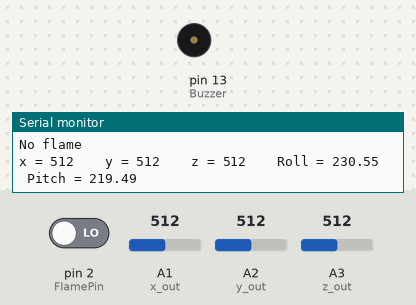
Bench run of a sketch on a simulated Arduino Uno, built with avr-gcc and run on an emulated ATmega328P. Shown: buzzer (waves = sounding, pin HIGH), the last lines printed to the serial monitor. The inputs (shaded band) are chosen by the test bench; at power-on: pin 2 (FlamePin) LOW, A1 (x_out) = 512, A2 (y_out) = 512, A3 (z_out) = 512.

Above: at 1.8 s.
1.9 s: pin 2 (FlamePin) driven HIGH
At 3.1 s:
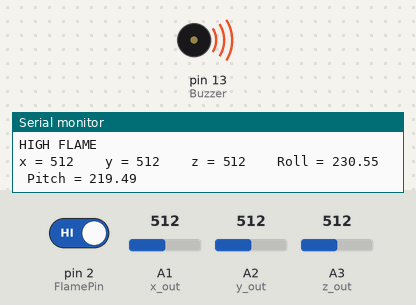
3.5 s: pin 2 (FlamePin) driven LOW
At 4.9 s:
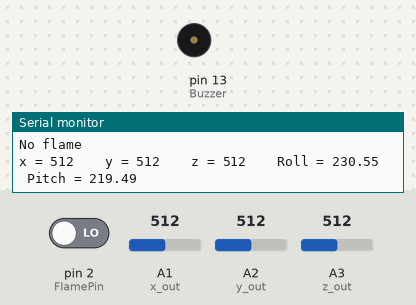
Timing chart, 0 to 6.5 s (numbered marks = the images above; inputs shaded):
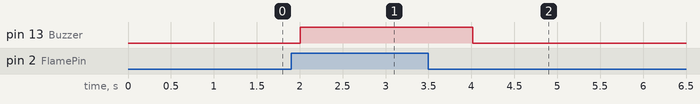

Measured:
- after the input at 1.9 s, pin 13 (Buzzer): LOW → HIGH after 0.11 s
- after the input at 3.5 s, pin 13 (Buzzer): HIGH → LOW after 0.51 s

The sketch:

accelerometer.ino
```cpp
#include <math.h>
const int x_out = A1; /* connect x_out of module to A1 of UNO board */
const int y_out = A2; /* connect y_out of module to A2 of UNO board */
const int z_out = A3; /* connect z_out of module to A3 of UNO board */
int Buzzer = 13; // Use buzzer for alert
int FlamePin = 2;  // This is for input pin
int Flame = HIGH; // HIGH when FLAME Exposed
void setup() {
  Serial.begin(9600);
  pinMode(Buzzer, OUTPUT);
  pinMode(FlamePin, INPUT);
}

void loop() {
  Flame = digitalRead(FlamePin);
   if (Flame== HIGH)
  {
    Serial.println("HIGH FLAME");
    digitalWrite(Buzzer, HIGH);
  }
  else
  {
    Serial.println("No flame");
    digitalWrite(Buzzer, LOW);
  }
  int x_adc_value, y_adc_value, z_adc_value;
  double x_g_value, y_g_value, z_g_value;
  double roll, pitch, yaw;
  x_adc_value = analogRead(x_out); /* Digital value of voltage on x_out pin */
  y_adc_value = analogRead(y_out); /* Digital value of voltage on y_out pin */
  z_adc_value = analogRead(z_out); /* Digital value of voltage on z_out pin */
  Serial.print("x = ");
  Serial.print(x_adc_value);
  Serial.print("\t\t");
  Serial.print("y = ");
  Serial.print(y_adc_value);
  Serial.print("\t\t");
  Serial.print("z = ");
  Serial.print(z_adc_value);
  Serial.print("\t\t");
  //delay(100);

  x_g_value = ( ( ( (double)(x_adc_value * 5)/1024) - 1.65 ) / 0.330 ); /* Acceleration in x-direction in g units */
  y_g_value = ( ( ( (double)(y_adc_value * 5)/1024) - 1.65 ) / 0.330 ); /* Acceleration in y-direction in g units */
  z_g_value = ( ( ( (double)(z_adc_value * 5)/1024) - 1.80 ) / 0.330 ); /* Acceleration in z-direction in g units */

  roll = ( ( (atan2(y_g_value,z_g_value) * 180) / 3.14 ) + 180 ); /* Formula for roll */
  pitch = ( ( (atan2(z_g_value,x_g_value) * 180) / 3.14 ) + 180 ); /* Formula for pitch */
  //yaw = ( ( (atan2(x_g_value,y_g_value) * 180) / 3.14 ) + 180 ); /* Formula for yaw */
  /* Not possible to measure yaw using accelerometer. Gyroscope must be used if yaw is also required */

  Serial.print("Roll = ");
  Serial.print(roll);
  Serial.print("\t");
  Serial.print("Pitch = ");
  Serial.print(pitch);
  Serial.print("\n\n");
  delay(1000);


}
```
